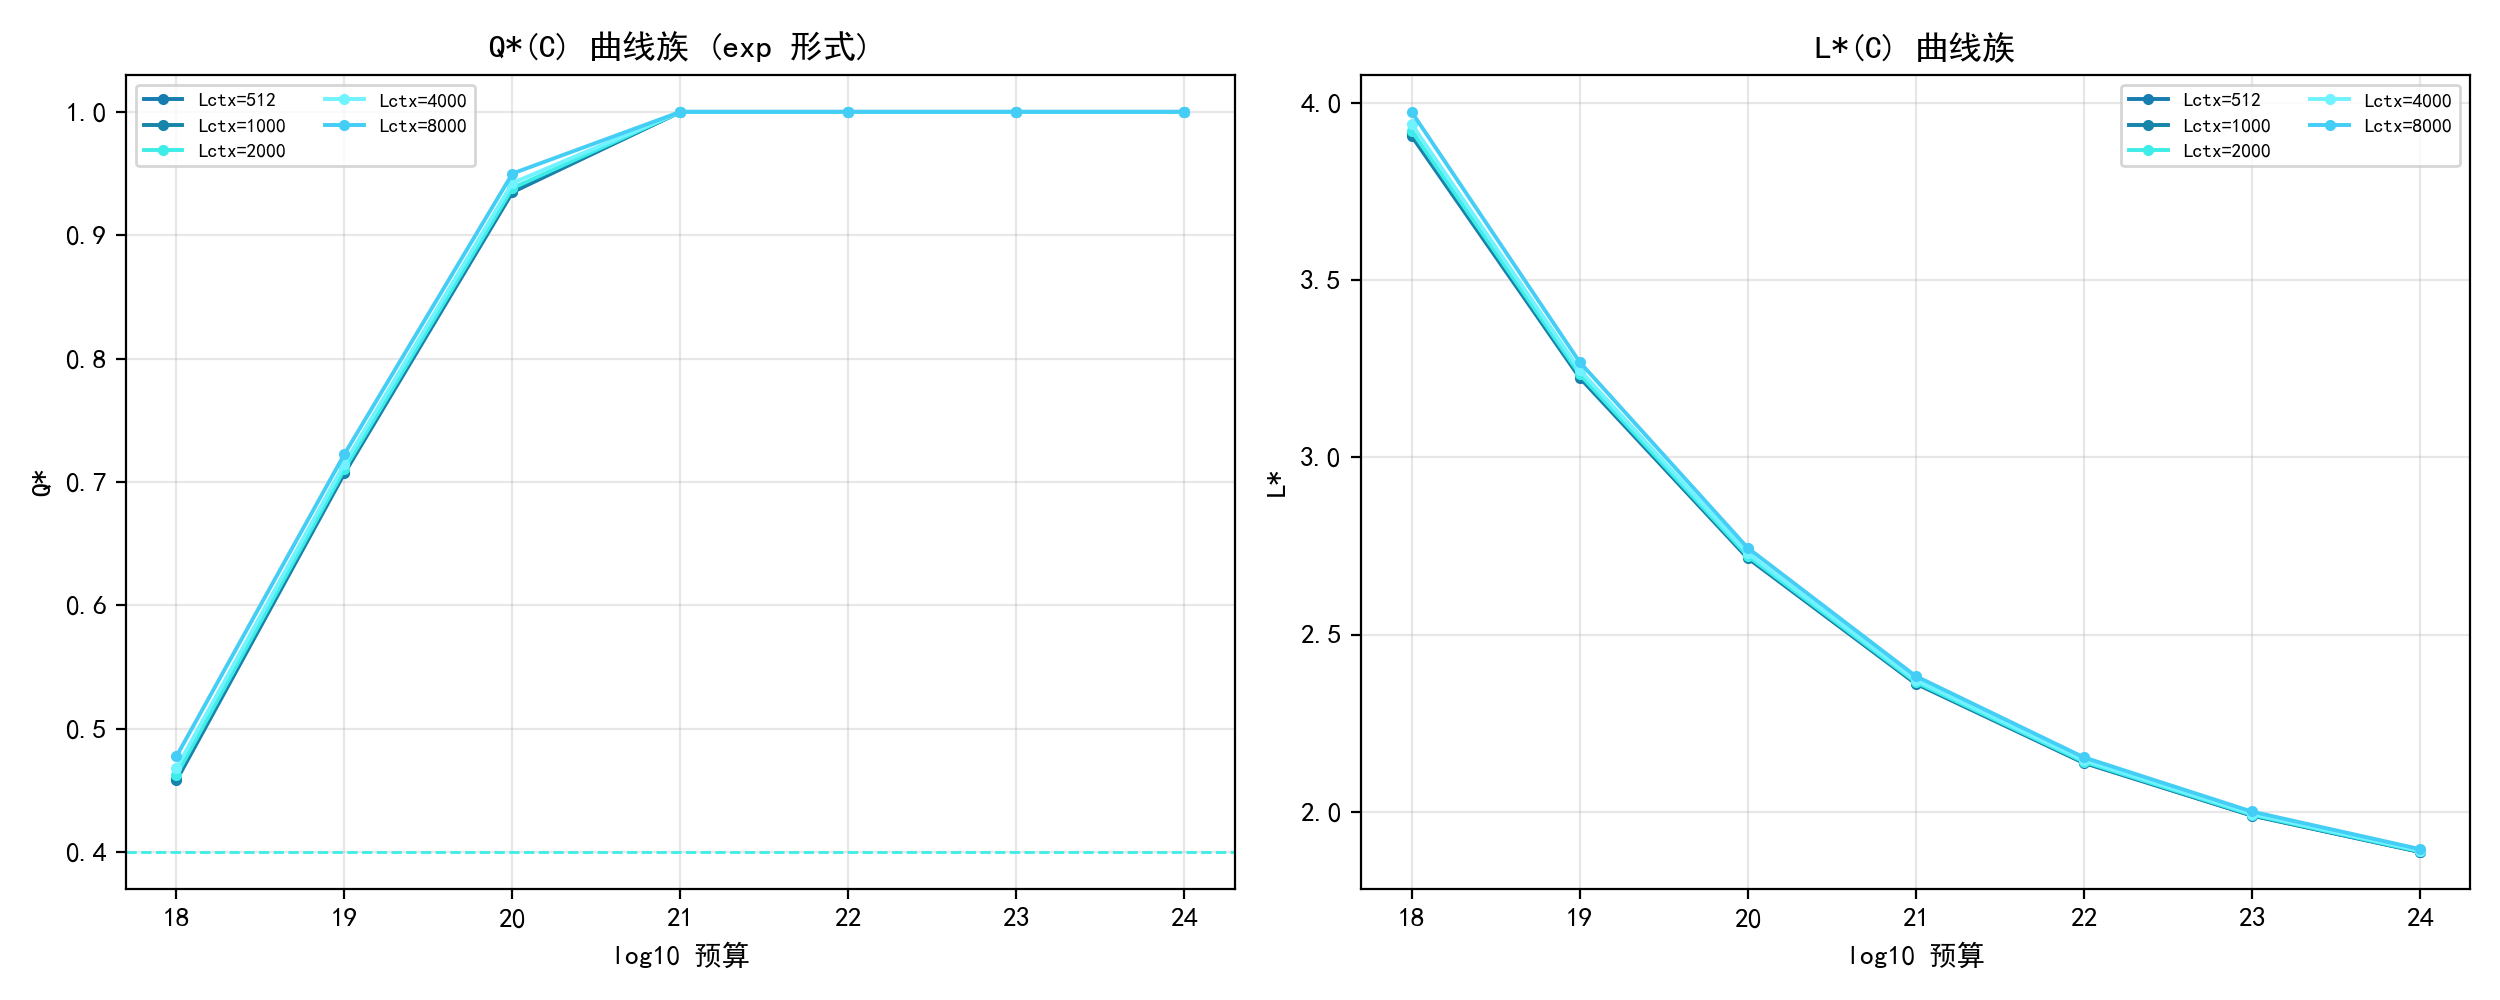

Generate this figure with Python:
# -*- coding: utf-8 -*-
"""
v67 实验: 上下文长度 x 预算的二维响应面
exp 成本形式, L_ctx in {0.5k, 1k, 2k, 4k, 8k} x 预算阶梯 1e18..1e24:
1) Q*(C) 曲线族: 更大 L_ctx 是否推迟质量通道激活/饱和 (注意力成本占比↑)?
2) 饱和预算随 L_ctx 的移动;
3) L*(C) 曲线族: 长上下文是否整体抬高损失下限路径.
输出: experiments/v67_p3_lctx_surface.csv/.json/.png
"""
import os, sys, json
import numpy as np
from scipy.optimize import minimize
sys.path.insert(0, os.path.join(os.path.dirname(__file__), "..", "code"))
from common import BASE

EX = os.path.join(os.path.dirname(__file__))
os.makedirs(EX, exist_ok=True)

import matplotlib
matplotlib.use("Agg")
import matplotlib.pyplot as plt
import matplotlib.font_manager as fm
for _f in ("SimHei.ttf", "simsun.ttf"):
    _p = os.path.join(BASE, _f)
    if os.path.exists(_p):
        fm.fontManager.addfont(_p)
plt.rcParams["font.sans-serif"] = ["SimHei"]
plt.rcParams["axes.unicode_minus"] = False
plt.rcParams["axes.prop_cycle"] = "cycler(color=['#177cb0', '#1685a9', '#3eede7', '#70f3ff', '#44cef6', '#88ada6'])"
import plotstyle

ETA = 2e-4
Q0 = 0.4
BUDGETS = [1e18, 1e19, 1e20, 1e21, 1e22, 1e23, 1e24]
LCTXS = [512, 1000, 2000, 4000, 8000]


def g_cost(Q):
    return 1e7 * np.exp(6.0 * Q)


def loss_explicit(N, D, Q, p):
    E, A, a, B, b, C, g, h = p
    return E + A * N ** (-a) + B * D ** (-b) + C * (1 - Q) ** g * N ** (-h)


def total_cost(N, D, Q, lctx):
    return (6e18 * N * D
            + D * 1e9 * max(g_cost(Q) - g_cost(Q0), 0.0)
            + ETA * (N * 1e9) * (D * 1e9) * lctx)


def solve(p, Cb, lctx, n_starts=8, seed=7):
    rng = np.random.default_rng(seed)
    def obj(z):
        return loss_explicit(np.exp(z[0]), np.exp(z[1]), z[2], p)
    def cons(z):
        return Cb - total_cost(np.exp(z[0]), np.exp(z[1]), z[2], lctx)
    bounds = [(np.log(0.005), np.log(1e5)), (np.log(0.2), np.log(1e5)), (Q0, 1.0)]
    best = None
    for i in range(n_starts):
        z0 = np.array([rng.uniform(np.log(0.05), np.log(5000)),
                       rng.uniform(np.log(1), np.log(5000)),
                       rng.uniform(Q0, 0.98)])
        r = minimize(obj, z0, method="SLSQP", bounds=bounds,
                     constraints={"type": "ineq", "fun": cons},
                     options={"maxiter": 400, "ftol": 1e-12})
        if not r.success:
            continue
        N, D, Q = float(np.exp(r.x[0])), float(np.exp(r.x[1])), float(r.x[2])
        L = float(obj(r.x))
        if best is None or L < best[0]:
            best = (L, N, D, Q)
    return best


def main():
    d = json.load(open(os.path.join("solve", "results", "p2_scaling_results.json"), encoding="utf-8"))
    gl = d["generalized"]["forms"]["interaction_N"]["params"]
    p = [gl["E"], gl["A"], gl["a"], gl["B"], gl["b"], gl["C"], gl["g"], gl["h"]]
    rows = []
    for lctx in LCTXS:
        for Cb in BUDGETS:
            sol = solve(p, Cb, lctx)
            L, N, D, Q = sol
            rows.append({"lctx": lctx, "C": Cb, "L": L, "N": N, "D": D, "Q": Q})
    import pandas as pd
    rdf = pd.DataFrame(rows)
    rdf.to_csv(os.path.join(EX, "v67_p3_lctx_surface.csv"), index=False, encoding="utf-8-sig")

    # 饱和预算: Q 首次 > Q0+0.005 的预算 (插值)
    sat = {}
    for lctx in LCTXS:
        g = rdf[rdf["lctx"] == lctx].sort_values("C")
        qs = g["Q"].to_numpy(); cs = g["C"].to_numpy()
        act = np.where(qs > Q0 + 0.005)[0]
        sat[lctx] = float(np.interp(np.log10(cs[act[0]]), np.log10(cs), cs)) if len(act) else float("nan")
        print(f"L_ctx={lctx}: 激活预算~{sat[lctx]:.1e} | Q(C=1e22)={g[g['C']==1e22]['Q'].iloc[0]:.3f}")
    # 轨迹首末
    for lctx in LCTXS:
        g = rdf[rdf["lctx"] == lctx].sort_values("C")
        print(f"  L_ctx={lctx}: L(1e18)={g.iloc[0]['L']:.3f} -> L(1e24)={g.iloc[-1]['L']:.3f}")

    fig, axes = plt.subplots(1, 2, figsize=(12.5, 5))
    for lctx in LCTXS:
        g = rdf[rdf["lctx"] == lctx].sort_values("C")
        axes[0].plot(np.log10(g["C"]), g["Q"], marker="o", ms=3, lw=1.4, label=f"Lctx={lctx}")
        axes[1].plot(np.log10(g["C"]), g["L"], marker="o", ms=3, lw=1.4, label=f"Lctx={lctx}")
    axes[0].axhline(Q0, color="#3eede7", lw=1.0, ls="--")
    axes[0].set_xlabel("log10 预算"); axes[0].set_ylabel("Q*")
    axes[0].set_title("v67: Q*(C) 曲线族 (exp 形式)")
    axes[0].legend(fontsize=7, ncol=2); axes[0].grid(alpha=0.3)
    axes[1].set_xlabel("log10 预算"); axes[1].set_ylabel("L*")
    axes[1].set_title("v67: L*(C) 曲线族")
    axes[1].legend(fontsize=7, ncol=2); axes[1].grid(alpha=0.3)
    fig.tight_layout(); fig.savefig(os.path.join(EX, "v67_p3_lctx_surface.png"), dpi=200)
    plt.close(fig)

    with open(os.path.join(EX, "v67_p3_lctx_surface.json"), "w", encoding="utf-8") as f:
        json.dump({"rows": rows, "sat_budget": sat}, f, ensure_ascii=False, indent=2)
    print("\ndone v67")


if __name__ == "__main__":
    main()
